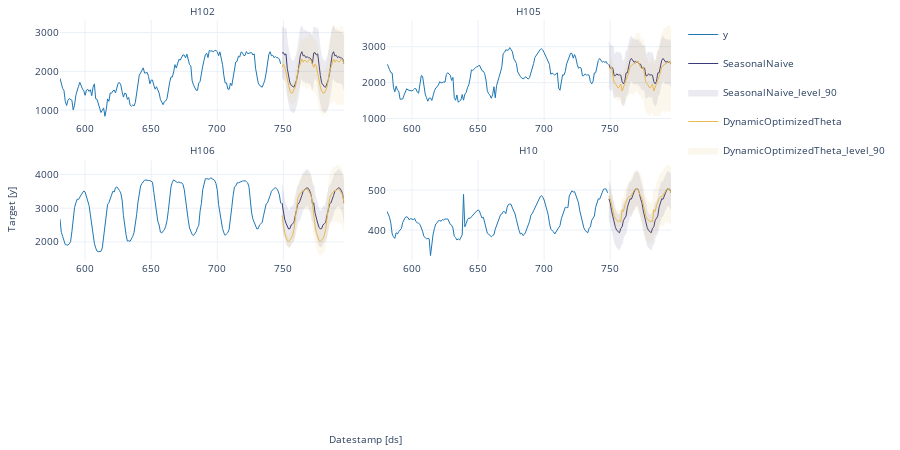

The notebook cell saved with this chart:
### Markdown cell above
You can further explore your results by plotting the unique_ids where a specific model wins.

### Code cell
seasonal_ids = evaluation_df.query('best_model == "SeasonalNaive"').index

sf.plot(Y_df,forecasts_df, unique_ids=seasonal_ids, models=["SeasonalNaive","DynamicOptimizedTheta"])
